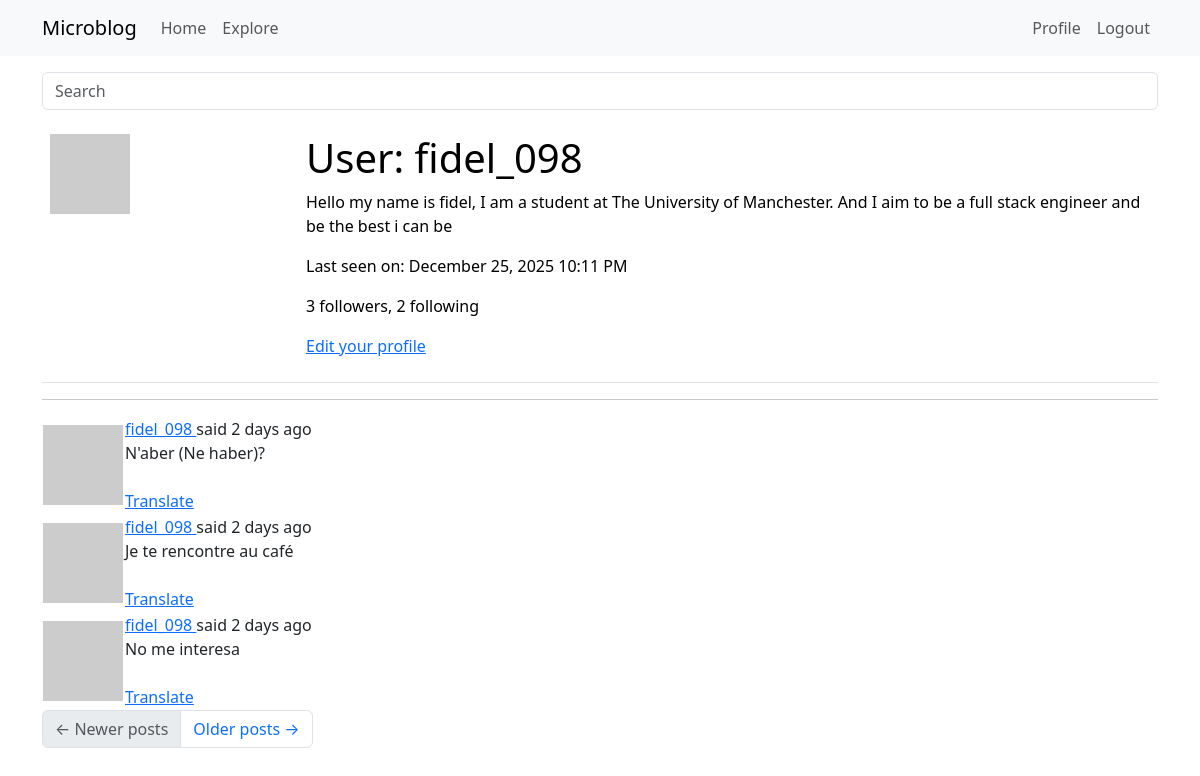
The page /user/fidel_098 (signed in) on the database as committed earlier.
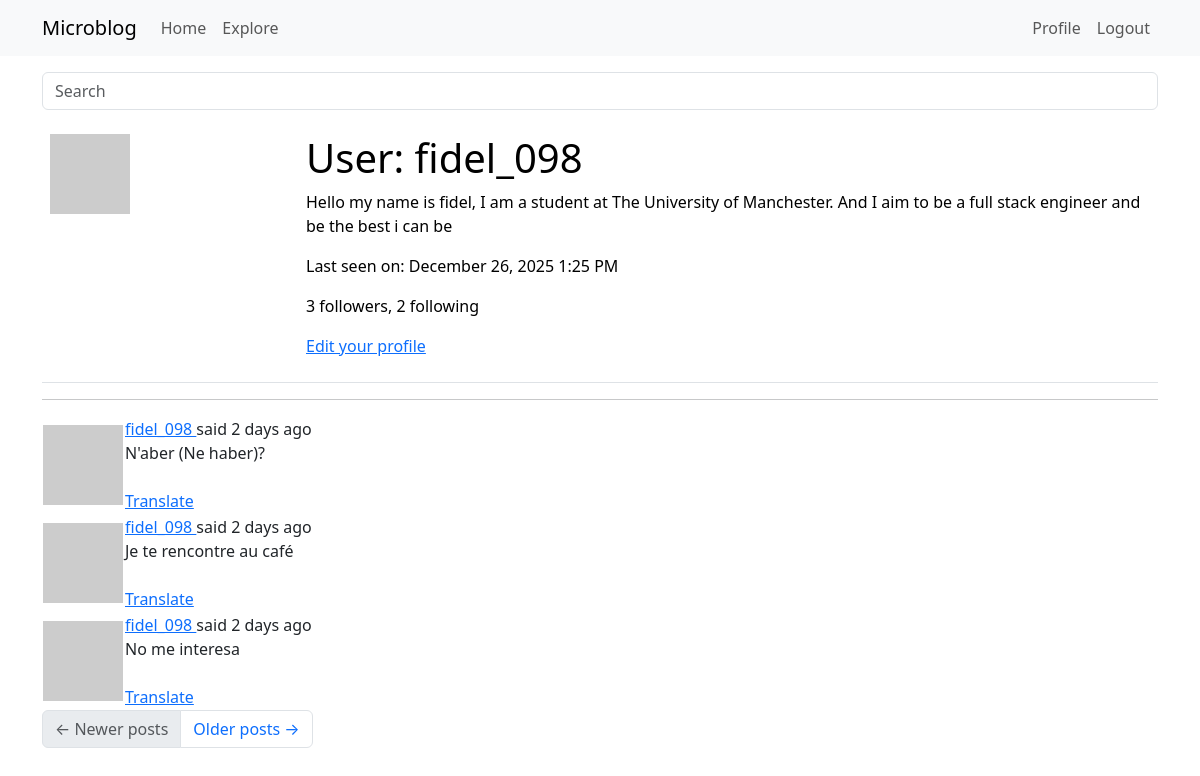
The same page on the database as committed later.
### app/models.py (models this page shows, shortened)
class User(UserMixin, db.Model):
    __tablename__ = "user"
    id: so.Mapped[int] = so.mapped_column(primary_key=True)
    username: so.Mapped[str] = so.mapped_column(sa.String(64), index=True, unique=True)
    email: so.Mapped[str] = so.mapped_column(sa.String(120), index=True, unique=True)
    password_hash: so.Mapped[Optional[str]] = so.mapped_column(sa.String(256))
    posts: so.WriteOnlyMapped['Post'] = so.relationship(back_populates='author')
    about_me: so.Mapped[Optional[str]] = so.mapped_column(sa.String(140))
    last_seen: so.Mapped[Optional[datetime]] = so.mapped_column(default=lambda:
                                datetime.now(timezone.utc))
    def avatar(self, size):
        digest = md5(self.email.lower().encode('utf-8')).hexdigest()
        return f'https://www.gravatar.com/avatar/{digest}?d=identicon&s={size}'
    following: so.WriteOnlyMapped['User'] = so.relationship(
        secondary=followers,
        primaryjoin=(followers.c.follower_id == id),
        secondaryjoin=(followers.c.followed_id == id),
        back_populates='followers')
    followers: so.WriteOnlyMapped['User'] = so.relationship(
        secondary=followers, primaryjoin=(followers.c.followed_id == id),
        secondaryjoin=(followers.c.follower_id == id),
        back_populates='following')
    def followers_count(self):
        query = sa.select(sa.func.count()).select_from(
            self.followers.select().subquery())
        return db.session.scalar(query)
    def following_count(self):
        query = sa.select(sa.func.count()).select_from(
            self.following.select().subquery())
        return db.session.scalar(query)

class SearchableMixin(object):
    @classmethod
    def before_commit(cls, session):
        session._changes = { #session._changes is a custom attribute added to the session object to track changes made during the session
            'add': list(session.new), #list of new objects to be added
            'update': list(session.dirty), #list of modified objects
            'delete': list(session.deleted) #list of deleted objects
        }
    @classmethod
    def after_commit(cls, session):
        for obj in session._changes['add']:
            if isinstance(obj, SearchableMixin):
                add_to_index(obj.__tablename__, obj)
        for obj in session._changes['update']:
            if isinstance(obj, SearchableMixin):
                add_to_index(obj.__tablename__, obj)
        for obj in session._changes['delete']:
            if isinstance(obj, SearchableMixin):
                remove_from_index(obj.__tablename__, obj)
        session._changes = None

class Post(SearchableMixin, db.Model):
    __tablename__ = "post"
    __searchable__ = ['body'] #this indicates that the body field of the Post model should be indexed for full-text search
    id: so.Mapped[int] = so.mapped_column(primary_key=True)
    body: so.Mapped[str] = so.mapped_column(sa.String(140))
    timestamp: so.Mapped[datetime] = so.mapped_column(index=True, default=lambda: datetime.now(timezone.utc))
    user_id: so.Mapped[int] = so.mapped_column(sa.ForeignKey(User.id), index=True)
    author: so.Mapped[User] = so.relationship(back_populates='posts')
    language: so.Mapped[Optional[str]] = so.mapped_column(sa.String(5))

### app/main/routes.py (the view)
@bp.route('/user/<username>')
@login_required
def user(username):
    user = db.first_or_404(sa.select(User).where(User.username == username))
    page = request.args.get('page', 1, type=int)
    query = user.posts.select().order_by(Post.timestamp.desc())
    posts = db.paginate(query, page=page, per_page=current_app.config['POSTS_PER_PAGE'], error_out=False)
    prev_url=None
    next_url=None
    if posts.has_next:
        next_url = url_for('main.user', username=user.username, page=posts.next_num)
    else:
        None
    if posts.has_prev:
        prev_url = url_for('main.user', username=user.username, page=posts.prev_num)
    else:
        None
    form = EmptyForm()
    return render_template('user.html',form=form,
                           posts=posts.items, next_url=next_url,
                           prev_url=prev_url, user=user)

### app/main/forms.py
class SearchForm(FlaskForm):
    q = StringField(_l('Search'), validators=[DataRequired()])
    def __init__(self, *args, **kwargs):
        if 'formdata' not in kwargs:
            kwargs['formdata'] = request.args
        if 'meta' not in kwargs:
            kwargs['meta'] = {'csrf': False}
        super(SearchForm, self).__init__(*args, **kwargs)

class EmptyForm(FlaskForm):
    submit = SubmitField(_l('Submit'))

### app/__init__.py (called while the page is built)
def get_locale():
    return request.accept_languages.best_match(current_app.config['LANGUAGES'])

### app/main/routes.py (called while the page is built)
@bp.before_request
def before_request():
    if current_user.is_authenticated:
        current_user.last_seen = datetime.now(timezone.utc)
        db.session.commit()
        g.search_form = SearchForm()
    g.locale = str(get_locale())

### app/models.py (called while the page is built)
@login.user_loader
def load_user(id):
    return db.session.get(User, int(id))

### app/templates/user.html (shortened to what this page needs)
 {%extends "base.html" %}
 {% block content %}
    <table class="table table-hover">
        <tr valign="top">
             <td width="256px"><img src = "{{ user.avatar(128) }}"></td>
             <td>
                <h1>{{ _('User') }}: {{ user.username }}</h1>
                {% if user.about_me %}<p>{{ user.about_me }}</p>{% endif %}
                {% if user.last_seen %}<p>{{ _('Last seen on') }}: {{ moment(user.last_seen).format('LLL') }}</p>{% endif %}
                 <p>{{ _('%(count)d followers', count=user.followers_count()) }}, {{ _('%(count)d following', count=user.following_count()) }}</p>
                 {% if user == current_user %}
                <p><a href="{{ url_for('main.edit_profile') }}">{{ _('Edit your profile') }}</a></p>
                {% endif %}
            </td>
        </tr>
    </table>
    <hr>
    {% for post in posts %}
        {% include '_post.html' %}
    {% endfor %}
    <nav aria-label="Post navigation">
        <ul class="pagination">
            <li class="page-item{% if not prev_url %} disabled{% endif %}">
                <a class="page-link" href="{{ prev_url }}">
                    <span aria-hidden="true">&larr;</span> Newer posts
                </a>
            </li>
            <li class="page-item{% if not next_url %} disabled{% endif %}">
                <a class="page-link" href="{{ next_url }}">
                    Older posts <span aria-hidden="true">&rarr;</span>
                </a>
            </li>
        </ul>
    </nav>
{% endblock %}

### app/templates/base.html (shortened to what this page needs)
<!doctype html>
<html>
    <head>
      <link
        href="https://cdn.jsdelivr.net/npm/bootstrap@5.3.2/dist/css/bootstrap.min.css"
        rel="stylesheet"
      >
    </head>
    <body>
        <nav class="navbar navbar-expand-lg bg-body-tertiary">
        <div class="container">
          <a class="navbar-brand" href="{{ url_for('main.index') }}">Microblog</a>
        <div class="collapse navbar-collapse" id="navbarSupportedContent">
          <ul class="navbar-nav me-auto mb-2 mb-lg-0">
            <li class="nav-item">
              <a class="nav-link" aria-current="page" href="{{ url_for('main.index') }}">Home</a>
            </li>
            <li class="nav-item">
              <a class="nav-link" aria-current="page" href="{{ url_for('main.explore') }}">Explore</a>
            </li>
          </ul>
          <ul class="navbar-nav mb-2 mb-lg-0">
          {% if current_user.is_anonymous %}
          <li class="nav-item">
              <a class="nav-link" aria-current="page" href="{{ url_for('auth.login') }}">Login</a>
          </li>
            {% else %}
          <li class="nav-item">
              <a class="nav-link" aria-current="page" href="{{ url_for('main.user', username=current_user.username) }}">Profile</a>
          </li>
          <li class="nav-item">
              <a class="nav-link" aria-current="page" href="{{ url_for('auth.logout') }}">Logout</a>
            </li>
          {% endif %}
        </ul>
        </div>
      </div>
    </nav>
    <div class="container mt-3">
      {% if g.search_form %}
          <form method="GET" action="{{ url_for('main.search') }}" class="mb-3">
           <div class="input-group">
               {{ g.search_form.q(size=20, class='form-control', placeholder=g.search_form.q.label.text) }}
              </div>
            </form>
        {% endif %}
        {% block content %}{% endblock %}
      </div>
  </body>
</html>

### app/templates/_post.html (shortened to what this page needs)
<table class=""table table-hover>
    <tr>
        <td width="70px">
            <a href="{{ url_for('main.user', username=post.author.username) }}">
            <img src="{{ post.author.avatar(36) }}">
            </a>
        </td>
        <td>
            {{ _('%(username)s said %(when)s',
                username=user_link, when=moment(post.timestamp).fromNow()) }}
                <br>
            <span id="post{{ post.id }}">{{ post.body }}</span>
            {% if post.language and post.language != g.locale %}
            <br><br>
            <span id="translation{{ post.id }}">
                    <a href="javascript:translate(
                                'post{{ post.id }}',
                                'translation{{ post.id }}',
                                '{{ post.language }}',
                                '{{ g.locale }}');">{{ _('Translate') }}</a>
                </span>
            {% endif %}
        </td>
    </tr>
</table>

Rows that differ between the two databases and show on the page:
changed User "fidel_098": last_seen "December 25, 2025 10:11 PM" → "December 26, 2025 1:25 PM"
